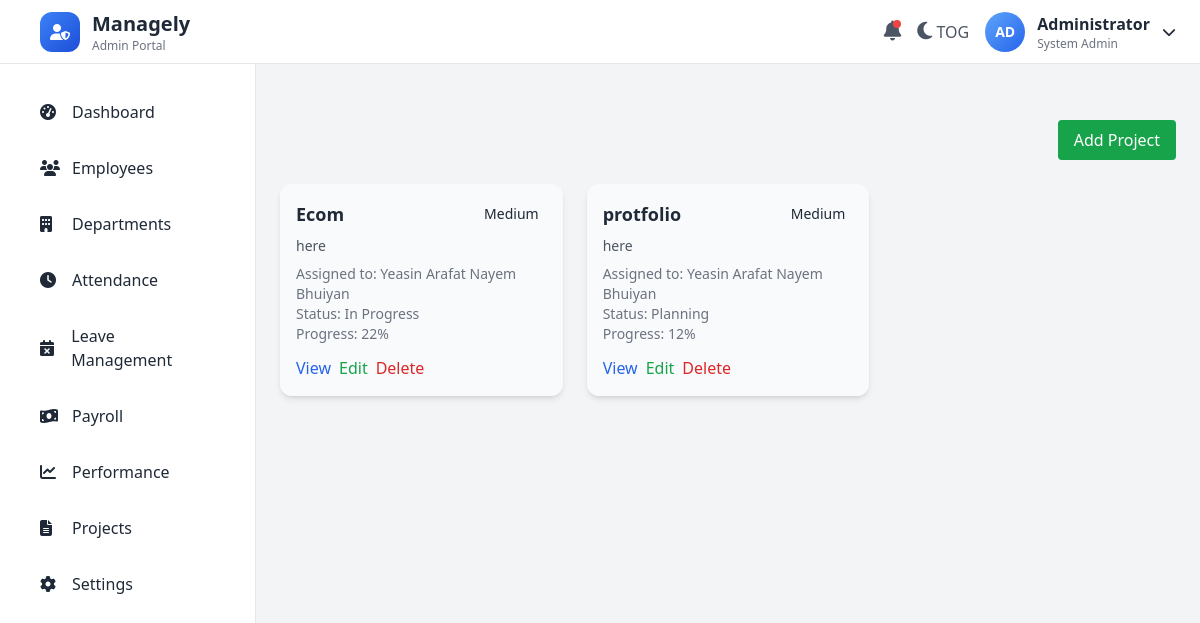
Screenshot of /adminportal/projects/ (signed in) with the database file from the repository.
### employees/models.py (models this page shows, shortened)
class Project(models.Model):
    title = models.CharField(max_length=100)
    description = models.TextField()
    assigned_to = models.ForeignKey(EmployeeProfile, on_delete=models.CASCADE)
    assigned_by = models.CharField(max_length=100)
    progress = models.PositiveIntegerField(default=0)
    due_date = models.DateField()
    priority = models.CharField(max_length=10, choices=PRIORITY_CHOICES, default="Medium")
    status = models.CharField(max_length=20, choices=STATUS_CHOICES, default="Planning")

### accounts/models.py (models this page shows, shortened)
class EmployeeProfile(models.Model):
    employee_id = models.CharField(max_length=20, unique=True, blank=True)
    full_name = models.CharField(max_length=100, blank=True, null=True)
    phone = models.CharField(max_length=15)
    department = models.CharField(max_length=50, blank=True, null=True)
    avatar = models.ImageField(upload_to='avatars/', blank=True, null=True)
    password = models.CharField(max_length=128)  # store raw for now
    first_login = models.BooleanField(default=True)
    temp_password = models.CharField(max_length=20, blank=True)  # one-time password
    email = models.EmailField(blank=True, null=True)
    is_active = models.BooleanField(default=True)

### adminpanel/views.py (the view)
# urls.py: path("projects/", views.admin_project_list, name="admin_project_list"),
@login_required
def admin_project_list(request):
    if not request.user.is_staff:
        return redirect('dashboard')
    projects = Project.objects.select_related('assigned_to').all()
    context = {
        "projects": projects,
    }
    return render(request, "admin_project_list.html", context)

### adminpanel/templates/admin_project_list.html (shortened to what this page needs)
{% load static %}
<!DOCTYPE html>
<html lang="en" class="light">
<head>
    <script src="https://cdn.tailwindcss.com"></script>
    <link rel="stylesheet" href="{% static 'css/theme.css' %}">
</head>
<body class="bg-gray-100 dark:bg-gray-900 text-gray-800 dark:text-gray-100 font-sans transition-colors duration-300">
{% include 'adminsidetopbar.html' %}
<div class="ml-64 mt-16 p-6">
    <div class="mb-6 flex justify-end">
        <a href="{% url 'admin_project_add' %}" class="bg-green-600 hover:bg-green-700 text-white px-4 py-2 rounded transition">Add Project</a>
    </div>
    <div class="grid grid-cols-1 md:grid-cols-2 lg:grid-cols-3 gap-6">
        {% for project in projects %}
        <div class="bg-white/50 dark:bg-gray-800/50 p-4 rounded-xl shadow-md hover:shadow-lg transition backdrop-blur-sm">
            <div class="flex justify-between items-center mb-2">
                <h3 class="font-bold text-lg text-gray-800 dark:text-gray-100">{{ project.title }}</h3>
                <span class="px-2 py-1 rounded text-sm {{ project.priority|lower|yesno:'bg-red-100 bg-yellow-100 bg-green-100' }} dark:bg-gray-700">{{ project.priority }}</span>
            </div>
            <p class="text-gray-600 dark:text-gray-300 text-sm mb-2">{{ project.description|truncatechars:80 }}</p>
            <p class="text-sm text-gray-500 dark:text-gray-400">Assigned to: {{ project.assigned_to.full_name }}</p>
            <p class="text-sm text-gray-500 dark:text-gray-400">Status: {{ project.status }}</p>
            <p class="text-sm text-gray-500 dark:text-gray-400">Progress: {{ project.progress }}%</p>
            <div class="mt-3 flex space-x-2">
                <a href="{% url 'admin_project_detail' project.id %}" class="text-blue-600 hover:underline">View</a>
                <a href="{% url 'admin_project_edit' project.id %}" class="text-green-600 hover:underline">Edit</a>
                <a href="{% url 'admin_project_delete' project.id %}" class="text-red-600 hover:underline">Delete</a>
            </div>
        </div>
        {% empty %}
        <p class="text-gray-500 dark:text-gray-300">No projects found.</p>
        {% endfor %}
    </div>
  </div>
</body>
</html>

### static/css/theme.css (style rules this page uses)
body { box-sizing: border-box; }
.light { --bg-primary: #ffffff; --bg-secondary: #f8fafc; --bg-tertiary: #f1f5f9; --text-primary: #1e293b; --text-secondary: #64748b; --border-color: #e2e8f0; --shadow: rgba(0, 0, 0, 0.1); }

### rows the page displays
Project: title "Ecom", priority "Medium", description "here", assigned_to.full_name "Yeasin Arafat Nayem Bhuiyan", status "In Progress", progress "22"
Project: title "protfolio", priority "Medium", description "here", assigned_to.full_name "Yeasin Arafat Nayem Bhuiyan", status "Planning", progress "12"
